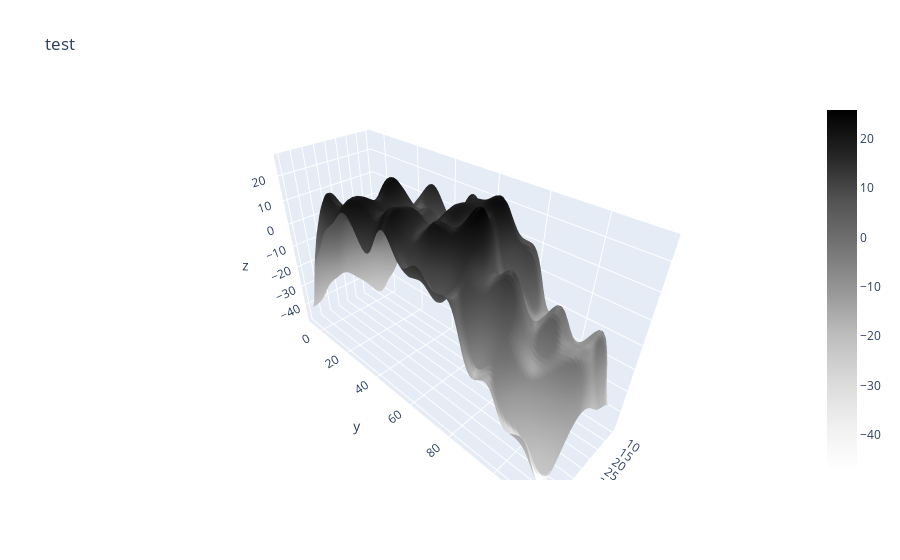

The notebook cell saved with this chart:
### Code cell
# Graphing the filtered flattened surface with plotly
print('plotting the last one')
zmult = 100
fig = go.Figure(data=go.Surface(x=xseggrid[i],y=yseggrid[i],z=sollast_FT_filtered_IFT_real*zmult, colorscale="greys"))
fig.update_layout(scene = dict(
            aspectmode='data',
            xaxis_title='x',
            yaxis_title='y',
            zaxis_title='z'),
            title='test')

### Figure 1 — Plotly figure (JSON) as saved in the notebook; plotly's stock layout.template omitted (floating-point values rounded to 4 significant figures; data arrays with more than 128 entries replaced by an {"elided": "..."} marker saying what was removed)
{"data": [{"colorscale": [[0, "rgb(255,255,255)"], [0.125, "rgb(240,240,240)"], [0.25, "rgb(217,217,217)"], [0.375, "rgb(189,189,189)"], [0.5, "rgb(150,150,150)"], [0.625, "rgb(115,115,115)"], [0.75, "rgb(82,82,82)"], [0.875, "rgb(37,37,37)"], [1, "rgb(0,0,0)"]], "type": "surface", "x": {"elided": "111x38 float values"}, "y": {"elided": "111x38 float values"}, "z": {"elided": "111x38 float values"}}], "layout": {"scene": {"aspectmode": "data", "xaxis": {"title": {"text": "x"}}, "yaxis": {"title": {"text": "y"}}, "zaxis": {"title": {"text": "z"}}}, "title": {"text": "test"}}}
